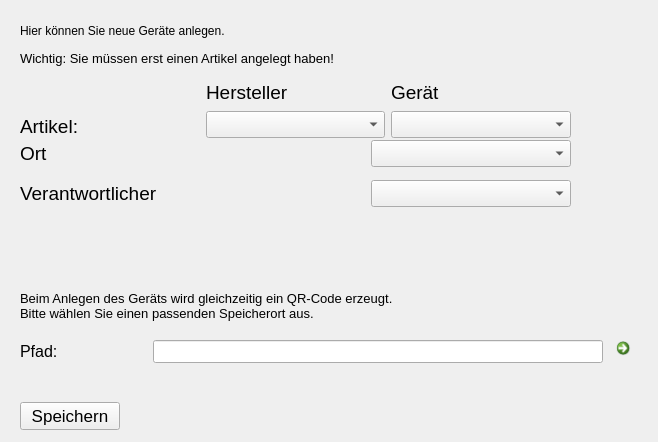
            <widget class="QWidget" name="tab_1">
             <attribute name="title">
              <string>Gerät</string>
             </attribute>
             <widget class="QLabel" name="label_2">
              <property name="geometry">
               <rect>
                <x>20</x>
                <y>20</y>
                <width>461</width>
                <height>21</height>
               </rect>
              </property>
              <property name="text">
               <string>Hier können Sie neue Geräte anlegen.</string>
              </property>
             </widget>
             <widget class="QLabel" name="label_17">
              <property name="geometry">
               <rect>
                <x>20</x>
                <y>50</y>
                <width>441</width>
                <height>16</height>
               </rect>
              </property>
              <property name="font">
               <font>
                <pointsize>10</pointsize>
               </font>
              </property>
              <property name="text">
               <string>Wichtig: Sie müssen erst einen Artikel angelegt haben!</string>
              </property>
             </widget>
             <widget class="QWidget" name="layoutWidget">
              <property name="geometry">
               <rect>
                <x>20</x>
                <y>400</y>
                <width>551</width>
                <height>33</height>
               </rect>
              </property>
              <layout class="QHBoxLayout" name="horizontalLayout_20">
               <item>
                <widget class="QPushButton" name="b_create_device">
                 <property name="minimumSize">
                  <size>
                   <width>100</width>
                   <height>0</height>
                  </size>
                 </property>
                 <property name="maximumSize">
                  <size>
                   <width>200</width>
                   <height>16777215</height>
                  </size>
                 </property>
                 <property name="font">
                  <font>
                   <pointsize>13</pointsize>
                  </font>
                 </property>
                 <property name="text">
                  <string>Speichern</string>
                 </property>
                </widget>
               </item>
               <item>
                <spacer name="horizontalSpacer_22">
                 <property name="orientation">
                  <enum>Qt::Horizontal</enum>
                 </property>
                 <property name="sizeHint" stdset="0">
                  <size>
                   <width>40</width>
                   <height>20</height>
                  </size>
                 </property>
                </spacer>
               </item>
              </layout>
             </widget>
             <widget class="QWidget" name="layoutWidget">
              <property name="geometry">
               <rect>
                <x>20</x>
                <y>80</y>
                <width>551</width>
                <height>58</height>
               </rect>
              </property>
              <layout class="QHBoxLayout" name="horizontalLayout_19">
               <item>
                <layout class="QVBoxLayout" name="verticalLayout_9">
                 <item>
                  <spacer name="verticalSpacer_11">
                   <property name="orientation">
                    <enum>Qt::Vertical</enum>
                   </property>
                   <property name="sizeHint" stdset="0">
                    <size>
                     <width>20</width>
                     <height>40</height>
                    </size>
                   </property>
                  </spacer>
                 </item>
                 <item>
                  <widget class="QLabel" name="label_11">
                   <property name="font">
                    <font>
                     <pointsize>14</pointsize>
                    </font>
                   </property>
                   <property name="text">
                    <string>Artikel:</string>
                   </property>
                  </widget>
                 </item>
                </layout>
               </item>
               <item>
                <layout class="QVBoxLayout" name="verticalLayout_7">
                 <item>
                  <widget class="QLabel" name="label_10">
                   <property name="font">
                    <font>
                     <pointsize>14</pointsize>
                    </font>
                   </property>
                   <property name="text">
                    <string>Hersteller</string>
                   </property>
                  </widget>
                 </item>
                 <item>
                  <widget class="QComboBox" name="cb_producer_d">
                   <property name="font">
                    <font>
                     <pointsize>12</pointsize>
                    </font>
                   </property>
                  </widget>
                 </item>
                </layout>
               </item>
               <item>
                <layout class="QVBoxLayout" name="verticalLayout_8">
                 <item>
                  <widget class="QLabel" name="label_16">
                   <property name="font">
                    <font>
                     <pointsize>14</pointsize>
                    </font>
                   </property>
                   <property name="text">
                    <string>Gerät</string>
                   </property>
                  </widget>
                 </item>
                 <item>
                  <widget class="QComboBox" name="cb_article_d">
                   <property name="font">
                    <font>
                     <pointsize>12</pointsize>
                    </font>
                   </property>
                  </widget>
                 </item>
                </layout>
               </item>
              </layout>
             </widget>
             <widget class="QWidget" name="layoutWidget">
              <property name="geometry">
               <rect>
                <x>20</x>
                <y>180</y>
                <width>551</width>
                <height>27</height>
               </rect>
              </property>
              <layout class="QHBoxLayout" name="horizontalLayout_18">
               <item>
                <widget class="QLabel" name="label_13">
                 <property name="font">
                  <font>
                   <pointsize>14</pointsize>
                  </font>
                 </property>
                 <property name="text">
                  <string>Verantwortlicher</string>
                 </property>
                </widget>
               </item>
               <item>
                <spacer name="horizontalSpacer_21">
                 <property name="orientation">
                  <enum>Qt::Horizontal</enum>
                 </property>
                 <property name="sizeHint" stdset="0">
                  <size>
                   <width>40</width>
                   <height>20</height>
                  </size>
                 </property>
                </spacer>
               </item>
               <item>
                <widget class="QComboBox" name="cb_user_d">
                 <property name="minimumSize">
                  <size>
                   <width>200</width>
                   <height>0</height>
                  </size>
                 </property>
                 <property name="maximumSize">
                  <size>
                   <width>400</width>
                   <height>16777215</height>
                  </size>
                 </property>
                 <property name="font">
                  <font>
                   <pointsize>12</pointsize>
                  </font>
                 </property>
                </widget>
               </item>
              </layout>
             </widget>
             <widget class="QWidget" name="layoutWidget">
              <property name="geometry">
               <rect>
                <x>20</x>
                <y>140</y>
                <width>551</width>
                <height>27</height>
               </rect>
              </property>
              <layout class="QHBoxLayout" name="horizontalLayout_17">
               <item>
                <widget class="QLabel" name="label_14">
                 <property name="font">
                  <font>
                   <pointsize>14</pointsize>
                  </font>
                 </property>
                 <property name="text">
                  <string>Ort</string>
                 </property>
                </widget>
               </item>
               <item>
                <spacer name="horizontalSpacer_2">
                 <property name="orientation">
                  <enum>Qt::Horizontal</enum>
                 </property>
                 <property name="sizeType">
                  <enum>QSizePolicy::Expanding</enum>
                 </property>
                 <property name="sizeHint" stdset="0">
                  <size>
                   <width>50</width>
                   <height>20</height>
                  </size>
                 </property>
                </spacer>
               </item>
               <item>
                <widget class="QComboBox" name="cb_location_d">
                 <property name="minimumSize">
                  <size>
                   <width>200</width>
                   <height>0</height>
                  </size>
                 </property>
                 <property name="maximumSize">
                  <size>
                   <width>400</width>
                   <height>16777215</height>
                  </size>
                 </property>
                 <property name="font">
                  <font>
                   <pointsize>12</pointsize>
                  </font>
                 </property>
                </widget>
               </item>
              </layout>
             </widget>
             <widget class="QLabel" name="label_24">
              <property name="geometry">
               <rect>
                <x>20</x>
                <y>290</y>
                <width>551</width>
                <height>31</height>
               </rect>
              </property>
              <property name="font">
               <font>
                <pointsize>10</pointsize>
               </font>
              </property>
              <property name="text">
               <string>Beim Anlegen des Geräts wird gleichzeitig ein QR-Code erzeugt. 
Bitte wählen Sie einen passenden Speicherort aus.</string>
              </property>
             </widget>
             <widget class="QWidget" name="layoutWidget">
              <property name="geometry">
               <rect>
                <x>20</x>
                <y>330</y>
                <width>629</width>
                <height>43</height>
               </rect>
              </property>
              <layout class="QHBoxLayout" name="horizontalLayout_24">
               <item>
                <widget class="QLabel" name="label_25">
                 <property name="font">
                  <font>
                   <pointsize>12</pointsize>
                  </font>
                 </property>
                 <property name="text">
                  <string>Pfad:</string>
                 </property>
                </widget>
               </item>
               <item>
                <spacer name="horizontalSpacer_26">
                 <property name="orientation">
                  <enum>Qt::Horizontal</enum>
                 </property>
                 <property name="sizeHint" stdset="0">
                  <size>
                   <width>40</width>
                   <height>20</height>
                  </size>
                 </property>
                </spacer>
               </item>
               <item>
                <widget class="QLineEdit" name="t_path_device">
                 <property name="sizePolicy">
                  <sizepolicy hsizetype="Expanding" vsizetype="Fixed">
                   <horstretch>0</horstretch>
                   <verstretch>0</verstretch>
                  </sizepolicy>
                 </property>
                 <property name="minimumSize">
                  <size>
                   <width>450</width>
                   <height>0</height>
                  </size>
                 </property>
                 <property name="maximumSize">
                  <size>
                   <width>800</width>
                   <height>16777215</height>
                  </size>
                 </property>
                 <property name="font">
                  <font>
                   <pointsize>10</pointsize>
                  </font>
                 </property>
                </widget>
               </item>
               <item>
                <widget class="QCommandLinkButton" name="b_save_device">
                 <property name="minimumSize">
                  <size>
                   <width>15</width>
                   <height>15</height>
                  </size>
                 </property>
                 <property name="maximumSize">
                  <size>
                   <width>40</width>
                   <height>40</height>
                  </size>
                 </property>
                 <property name="text">
                  <string/>
                 </property>
                 <property name="iconSize">
                  <size>
                   <width>15</width>
                   <height>15</height>
                  </size>
                 </property>
                </widget>
               </item>
              </layout>
             </widget>
            </widget>
